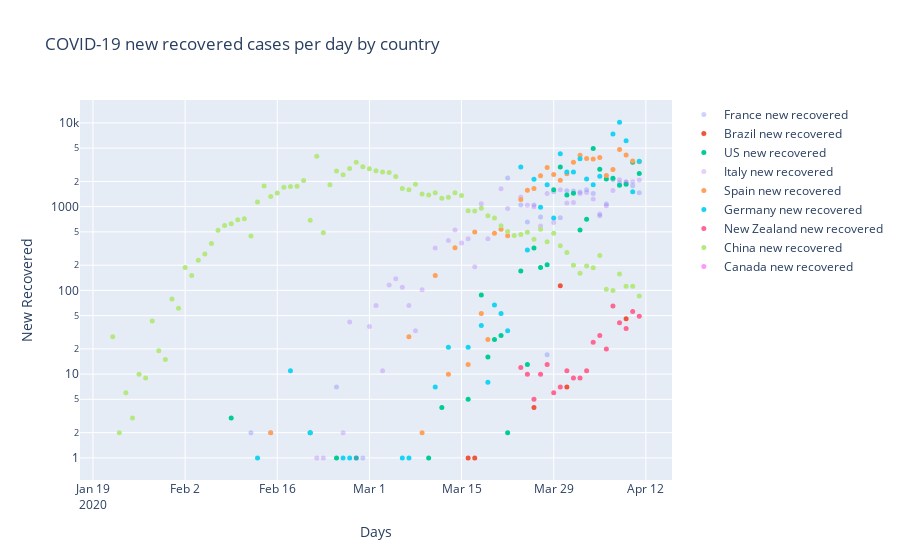

The code cell stored with this chart in its notebook:
### Code cell
fig = go.Figure(series)
fig.update_layout(title_text='COVID-19 new recovered cases per day by country')
fig.update_xaxes(title_text='Days')
fig.update_yaxes(title_text='New Recovered', type='log')
#py.iplot(fig, file='covid-19.html', auto_open=False)
fig.show()
